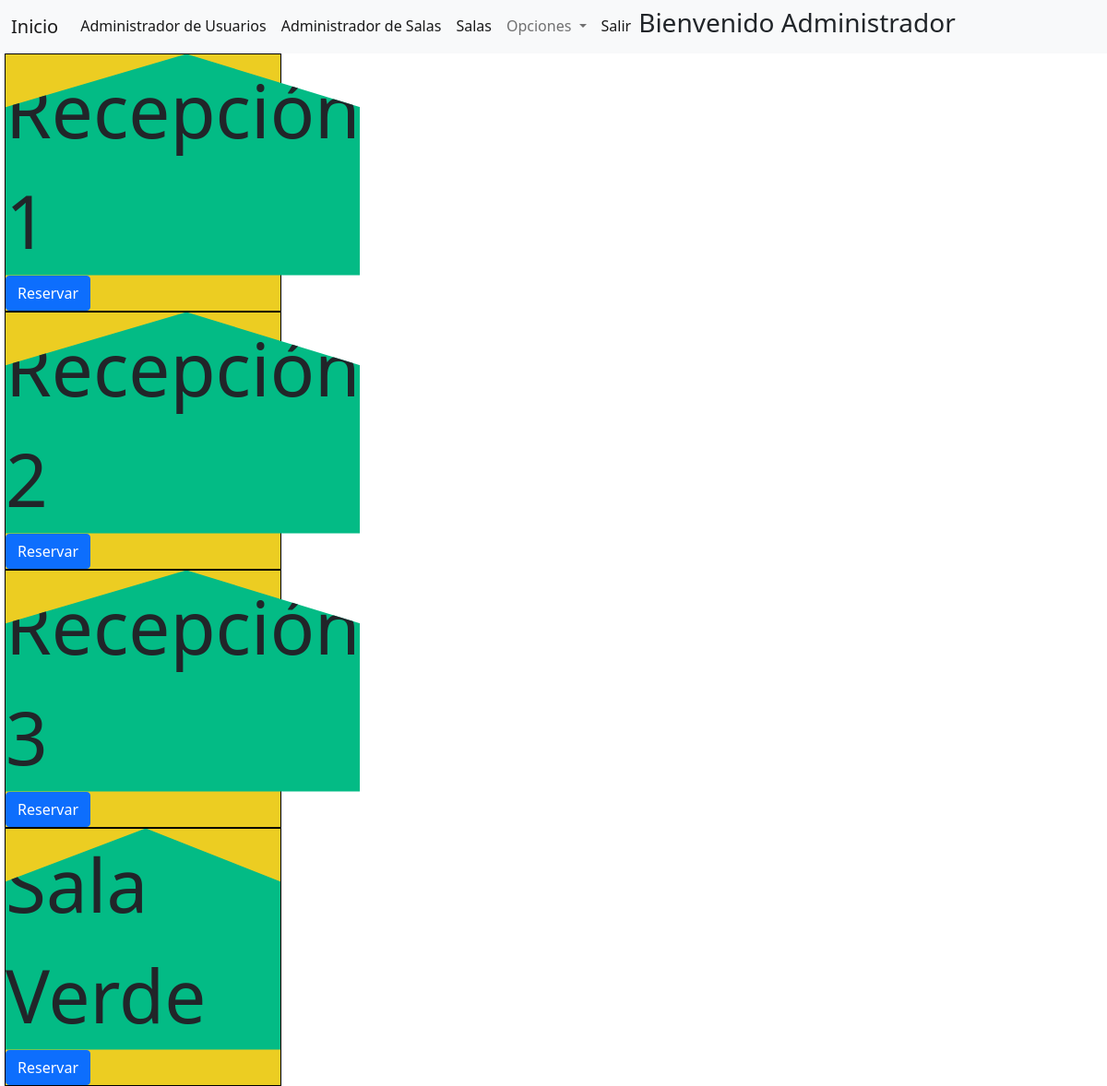
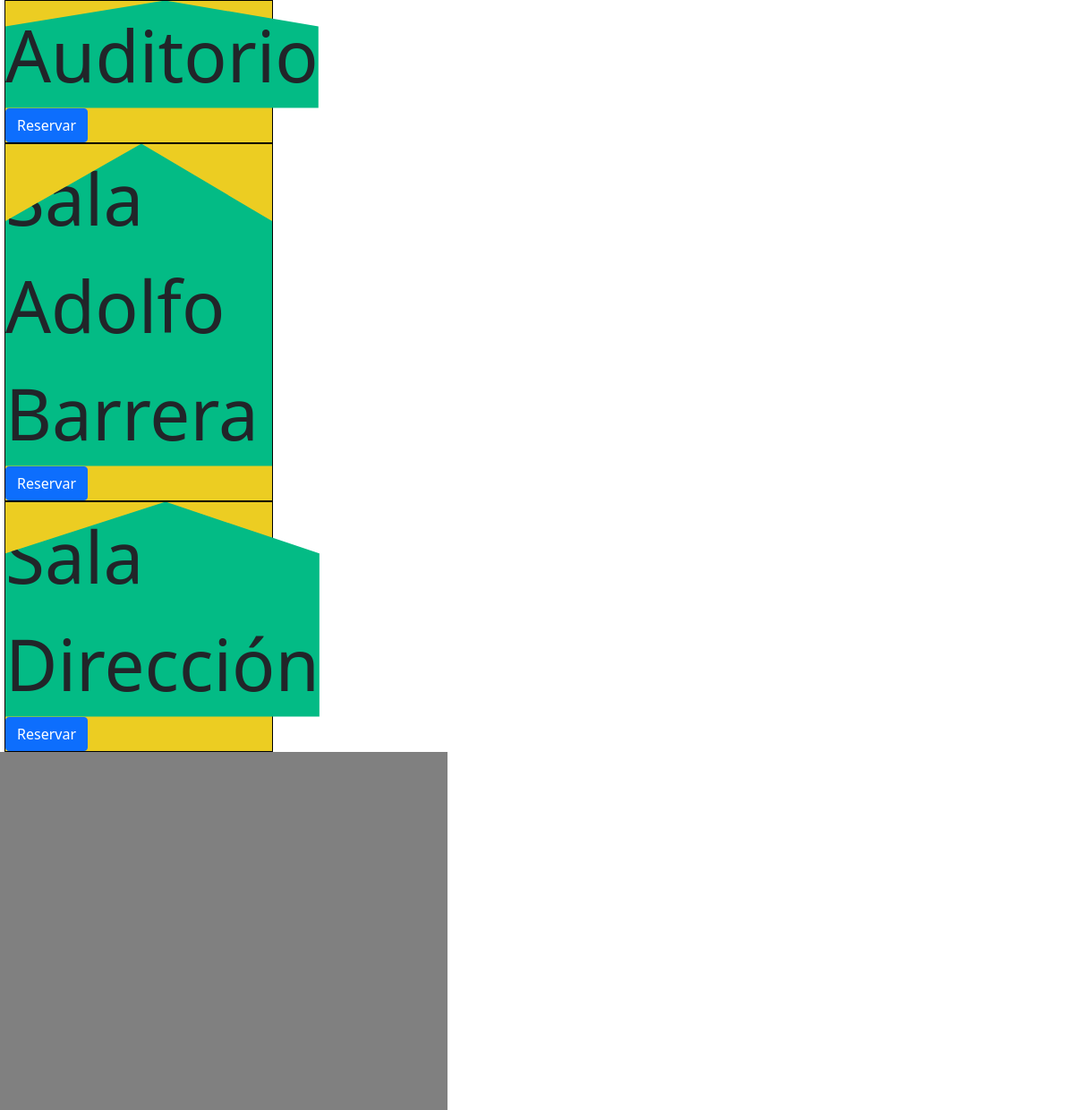
Page /frontend/salas_pruebas.php (signed in) on the committed database (2 pictures, top to bottom).
### tables this page shows
CREATE TABLE `salas` (
  `id_salas` int(11) NOT NULL,
  `nom_salas` varchar(50) NOT NULL,
  `descrip_salas` text NOT NULL,
  `id_usuarios` int(11) NOT NULL,
  `posicion` int(100) NOT NULL
);

### backend/salas.php (called while the page is built, shortened)
<?php
class Salas{
    function getSalas(){
        include('conexion.php');
        $sql = "SELECT * FROM salas ORDER BY posicion";
        $result = $conexion->query($sql);
        return $result;
    }
}
?>

### frontend/salas_pruebas.php (the view, shortened to what this page needs)
<!DOCTYPE html>
<html lang="en">
<head>
</head>
<body>
    <?php
       if ($_SESSION['active']) {
    include('navegacion.php');
    include('../backend/salas.php');
    $salas = new Salas();
    ?>
        <?php
       $result_salas = $salas->getSalas();
       while ($row = $result_salas->fetch_assoc()) {
        ?>
        <div class="container" style="background-color:#ECCD22; width:300px; margin-left: 5px;padding: 0px; border: 1px solid black;display: ">
                <div class="btn-group-vertical" draggable="true" style="">
                    <div id="boton" style="clip-path: polygon(0 24%, 51% 0, 100% 24%, 100% 100%, 0% 100%);font-size: 80px; background-color:#03BB85; "><?php echo $row['nom_salas']; ?></div>
                    <form action="reservar.php" method="POST">
                        <button type="submit" class="btn btn-primary">Reservar</button>
                    </form>
                </div>
        </div>
        <?php
        }
        ?>
         <div style="background-color:grey;width:500px;height:400px;" id="contenedor_llegada" ></div>
<?php
    }else{
        include('../backend/salir.php');
    }
?>
</body>
</html>

### rows in the picture
salas: nom_salas "Recepción 1"
salas: nom_salas "Recepción 2"
salas: nom_salas "Recepción 3"
salas: nom_salas "Sala Verde"
salas: nom_salas "Auditorio"
salas: nom_salas "Sala Adolfo Barrera"
salas: nom_salas "Sala Dirección"

### other values in the picture
$nombre_usu "Administrador"
